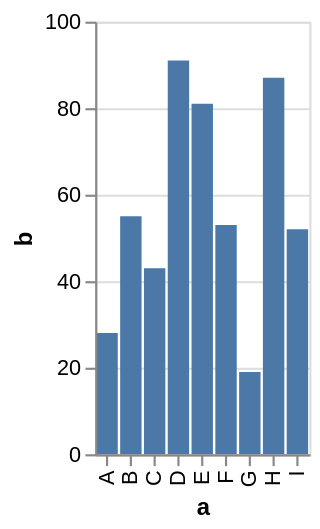

The Vega-Lite source for this figure:
### Vega specification from a JSON file in a GitHub repository (floating-point values rounded to 4 significant figures)
{"$schema": "https://vega.github.io/schema/vega/v5.json", "autosize": "pad", "padding": 5, "height": 200, "style": "cell", "data": [{"name": "source_0", "values": [{"a": "A", "b": 28}, {"a": "B", "b": 55}, {"a": "C", "b": 43}, {"a": "D", "b": 91}, {"a": "E", "b": 81}, {"a": "F", "b": 53}, {"a": "G", "b": 19}, {"a": "H", "b": 87}, {"a": "I", "b": 52}]}, {"name": "data_0", "source": "source_0", "transform": [{"type": "formula", "expr": "toNumber(datum[\"b\"])", "as": "b"}, {"type": "filter", "expr": "datum[\"b\"] !== null && !isNaN(datum[\"b\"])"}]}], "signals": [{"name": "x_step", "value": 11}, {"name": "width", "update": "bandspace(domain('x').length, 0.1, 0.05) * x_step"}], "marks": [{"name": "marks", "type": "rect", "style": ["bar"], "from": {"data": "data_0"}, "encode": {"update": {"fill": {"value": "#4c78a8"}, "tooltip": {"signal": "{\"a\": ''+datum[\"a\"], \"b\": format(datum[\"b\"], \"\")}"}, "x": {"scale": "x", "field": "a"}, "width": {"scale": "x", "band": true}, "y": {"scale": "y", "field": "b"}, "y2": {"scale": "y", "value": 0}}}}], "scales": [{"name": "x", "type": "band", "domain": {"data": "data_0", "field": "a", "sort": true}, "range": {"step": {"signal": "x_step"}}, "paddingInner": 0.1, "paddingOuter": 0.05}, {"name": "y", "type": "linear", "domain": {"data": "data_0", "field": "b"}, "range": [{"signal": "height"}, 0], "nice": true, "zero": true}], "axes": [{"scale": "x", "orient": "bottom", "grid": false, "title": "a", "labelAlign": "right", "labelAngle": 270, "labelBaseline": "middle", "labelOverlap": true, "zindex": 1}, {"scale": "y", "orient": "left", "grid": false, "title": "b", "labelOverlap": true, "tickCount": {"signal": "ceil(height/40)"}, "zindex": 1}, {"scale": "y", "orient": "left", "gridScale": "x", "grid": true, "tickCount": {"signal": "ceil(height/40)"}, "domain": false, "labels": false, "maxExtent": 0, "minExtent": 0, "ticks": false, "zindex": 0}]}
